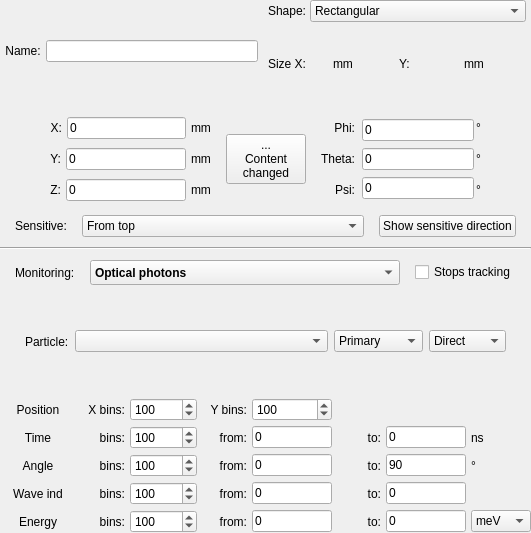
 <widget class="QWidget" name="AMonitorDelegateForm">
  <property name="geometry">
   <rect>
    <x>0</x>
    <y>0</y>
    <width>531</width>
    <height>533</height>
   </rect>
  </property>
  <property name="windowTitle">
   <string>Form</string>
  </property>
  <layout class="QVBoxLayout" name="verticalLayout_9">
   <property name="spacing">
    <number>5</number>
   </property>
   <property name="leftMargin">
    <number>0</number>
   </property>
   <property name="topMargin">
    <number>0</number>
   </property>
   <property name="rightMargin">
    <number>0</number>
   </property>
   <property name="bottomMargin">
    <number>0</number>
   </property>
   <item>
    <layout class="QHBoxLayout" name="horizontalLayout_11">
     <item>
      <layout class="QVBoxLayout" name="verticalLayout_2">
       <property name="leftMargin">
        <number>5</number>
       </property>
       <property name="rightMargin">
        <number>5</number>
       </property>
       <item>
        <layout class="QHBoxLayout" name="horizontalLayout_19">
         <item>
          <widget class="QLabel" name="label">
           <property name="sizePolicy">
            <sizepolicy hsizetype="Preferred" vsizetype="Minimum">
             <horstretch>0</horstretch>
             <verstretch>0</verstretch>
            </sizepolicy>
           </property>
           <property name="text">
            <string>Name:</string>
           </property>
           <property name="alignment">
            <set>Qt::AlignCenter</set>
           </property>
          </widget>
         </item>
         <item>
          <widget class="QLineEdit" name="leName">
           <property name="minimumSize">
            <size>
             <width>110</width>
             <height>0</height>
            </size>
           </property>
          </widget>
         </item>
        </layout>
       </item>
      </layout>
     </item>
     <item>
      <layout class="QVBoxLayout" name="verticalLayout_4">
       <property name="spacing">
        <number>3</number>
       </property>
       <property name="rightMargin">
        <number>5</number>
       </property>
       <item>
        <layout class="QHBoxLayout" name="horizontalLayout">
         <item>
          <widget class="QLabel" name="label_4">
           <property name="text">
            <string>Shape:</string>
           </property>
          </widget>
         </item>
         <item>
          <widget class="QComboBox" name="cobShape">
           <property name="sizePolicy">
            <sizepolicy hsizetype="MinimumExpanding" vsizetype="Fixed">
             <horstretch>0</horstretch>
             <verstretch>0</verstretch>
            </sizepolicy>
           </property>
           <property name="minimumSize">
            <size>
             <width>0</width>
             <height>22</height>
            </size>
           </property>
           <item>
            <property name="text">
             <string>Rectangular</string>
            </property>
           </item>
           <item>
            <property name="text">
             <string>Round</string>
            </property>
           </item>
          </widget>
         </item>
        </layout>
       </item>
       <item>
        <layout class="QHBoxLayout" name="laySize">
         <property name="spacing">
          <number>3</number>
         </property>
         <item>
          <widget class="QLabel" name="labSizeX">
           <property name="text">
            <string>Size X:</string>
           </property>
          </widget>
         </item>
         <item>
          <widget class="QLabel" name="label_6">
           <property name="text">
            <string>mm</string>
           </property>
          </widget>
         </item>
         <item>
          <widget class="QLabel" name="labSize2">
           <property name="text">
            <string>Y:</string>
           </property>
          </widget>
         </item>
         <item>
          <widget class="QLabel" name="labSize2mm">
           <property name="text">
            <string>mm</string>
           </property>
          </widget>
         </item>
        </layout>
       </item>
      </layout>
     </item>
    </layout>
   </item>
   <item>
    <layout class="QHBoxLayout" name="horizontalLayout_9">
     <property name="spacing">
      <number>15</number>
     </property>
     <property name="topMargin">
      <number>5</number>
     </property>
     <property name="bottomMargin">
      <number>5</number>
     </property>
     <item>
      <layout class="QVBoxLayout" name="verticalLayout">
       <property name="spacing">
        <number>1</number>
       </property>
       <property name="leftMargin">
        <number>50</number>
       </property>
       <item>
        <layout class="QHBoxLayout" name="horizontalLayout_5">
         <property name="spacing">
          <number>5</number>
         </property>
         <item>
          <widget class="QLabel" name="label_5">
           <property name="text">
            <string>X:</string>
           </property>
           <property name="alignment">
            <set>Qt::AlignRight|Qt::AlignTrailing|Qt::AlignVCenter</set>
           </property>
          </widget>
         </item>
         <item>
          <widget class="QLineEdit" name="ledX">
           <property name="text">
            <string>0</string>
           </property>
          </widget>
         </item>
         <item>
          <widget class="QLabel" name="label_7">
           <property name="text">
            <string>mm</string>
           </property>
           <property name="alignment">
            <set>Qt::AlignLeading|Qt::AlignLeft|Qt::AlignVCenter</set>
           </property>
          </widget>
         </item>
        </layout>
       </item>
       <item>
        <layout class="QHBoxLayout" name="horizontalLayout_6">
         <property name="spacing">
          <number>5</number>
         </property>
         <item>
          <widget class="QLabel" name="label_8">
           <property name="text">
            <string>Y:</string>
           </property>
           <property name="alignment">
            <set>Qt::AlignRight|Qt::AlignTrailing|Qt::AlignVCenter</set>
           </property>
          </widget>
         </item>
         <item>
          <widget class="QLineEdit" name="ledY">
           <property name="text">
            <string>0</string>
           </property>
          </widget>
         </item>
         <item>
          <widget class="QLabel" name="label_9">
           <property name="text">
            <string>mm</string>
           </property>
           <property name="alignment">
            <set>Qt::AlignLeading|Qt::AlignLeft|Qt::AlignVCenter</set>
           </property>
          </widget>
         </item>
        </layout>
       </item>
       <item>
        <layout class="QHBoxLayout" name="horizontalLayout_7">
         <property name="spacing">
          <number>5</number>
         </property>
         <item>
          <widget class="QLabel" name="label_10">
           <property name="text">
            <string>Z:</string>
           </property>
           <property name="alignment">
            <set>Qt::AlignRight|Qt::AlignTrailing|Qt::AlignVCenter</set>
           </property>
          </widget>
         </item>
         <item>
          <widget class="QLineEdit" name="ledZ">
           <property name="text">
            <string>0</string>
           </property>
          </widget>
         </item>
         <item>
          <widget class="QLabel" name="label_11">
           <property name="text">
            <string>mm</string>
           </property>
           <property name="alignment">
            <set>Qt::AlignLeading|Qt::AlignLeft|Qt::AlignVCenter</set>
           </property>
          </widget>
         </item>
        </layout>
       </item>
      </layout>
     </item>
     <item>
      <widget class="QPushButton" name="pbContentChanged">
       <property name="text">
        <string>...
Content
changed</string>
       </property>
      </widget>
     </item>
     <item>
      <layout class="QHBoxLayout" name="horizontalLayout_8">
       <property name="spacing">
        <number>2</number>
       </property>
       <property name="rightMargin">
        <number>50</number>
       </property>
       <item>
        <layout class="QVBoxLayout" name="verticalLayout_3">
         <property name="spacing">
          <number>1</number>
         </property>
         <property name="rightMargin">
          <number>5</number>
         </property>
         <item>
          <widget class="QLabel" name="label_12">
           <property name="text">
            <string>Phi:</string>
           </property>
           <property name="alignment">
            <set>Qt::AlignRight|Qt::AlignTrailing|Qt::AlignVCenter</set>
           </property>
          </widget>
         </item>
         <item>
          <widget class="QLabel" name="label_14">
           <property name="text">
            <string>Theta:</string>
           </property>
           <property name="alignment">
            <set>Qt::AlignRight|Qt::AlignTrailing|Qt::AlignVCenter</set>
           </property>
          </widget>
         </item>
         <item>
          <widget class="QLabel" name="label_16">
           <property name="text">
            <string>Psi:</string>
           </property>
           <property name="alignment">
            <set>Qt::AlignRight|Qt::AlignTrailing|Qt::AlignVCenter</set>
           </property>
          </widget>
         </item>
        </layout>
       </item>
       <item>
        <layout class="QVBoxLayout" name="verticalLayout_5">
         <property name="spacing">
          <number>1</number>
         </property>
         <item>
          <widget class="QLineEdit" name="ledPhi">
           <property name="text">
            <string>0</string>
           </property>
          </widget>
         </item>
         <item>
          <widget class="QLineEdit" name="ledTheta">
           <property name="text">
            <string>0</string>
           </property>
          </widget>
         </item>
         <item>
          <widget class="QLineEdit" name="ledPsi">
           <property name="text">
            <string>0</string>
           </property>
          </widget>
         </item>
        </layout>
       </item>
       <item>
        <layout class="QVBoxLayout" name="verticalLayout_6">
         <property name="spacing">
          <number>1</number>
         </property>
         <item>
          <widget class="QLabel" name="label_13">
           <property name="text">
            <string>°</string>
           </property>
          </widget>
         </item>
         <item>
          <widget class="QLabel" name="label_15">
           <property name="text">
            <string>°</string>
           </property>
          </widget>
         </item>
         <item>
          <widget class="QLabel" name="label_17">
           <property name="text">
            <string>°</string>
           </property>
          </widget>
         </item>
        </layout>
       </item>
      </layout>
     </item>
    </layout>
   </item>
   <item>
    <layout class="QHBoxLayout" name="horizontalLayout_18">
     <property name="spacing">
      <number>15</number>
     </property>
     <property name="leftMargin">
      <number>15</number>
     </property>
     <property name="rightMargin">
      <number>15</number>
     </property>
     <property name="bottomMargin">
      <number>5</number>
     </property>
     <item>
      <widget class="QLabel" name="label_3">
       <property name="text">
        <string>Sensitive:</string>
       </property>
      </widget>
     </item>
     <item>
      <widget class="QComboBox" name="cobSensitiveDirection">
       <property name="sizePolicy">
        <sizepolicy hsizetype="MinimumExpanding" vsizetype="Fixed">
         <horstretch>0</horstretch>
         <verstretch>0</verstretch>
        </sizepolicy>
       </property>
       <property name="minimumSize">
        <size>
         <width>0</width>
         <height>22</height>
        </size>
       </property>
       <property name="toolTip">
        <string>Can discriminate particles/photon entering the monitor from top and bottom faces.</string>
       </property>
       <item>
        <property name="text">
         <string>From top</string>
        </property>
       </item>
       <item>
        <property name="text">
         <string>From bottom</string>
        </property>
       </item>
       <item>
        <property name="text">
         <string>From top and bottom</string>
        </property>
       </item>
      </widget>
     </item>
     <item>
      <widget class="QPushButton" name="pbShowSensitiveDirection">
       <property name="toolTip">
        <string>Show sensitive face(s)</string>
       </property>
       <property name="text">
        <string>Show sensitive direction</string>
       </property>
      </widget>
     </item>
    </layout>
   </item>
   <item>
    <widget class="Line" name="line">
     <property name="orientation">
      <enum>Qt::Horizontal</enum>
     </property>
    </widget>
   </item>
   <item>
    <layout class="QHBoxLayout" name="horizontalLayout_10">
     <property name="spacing">
      <number>15</number>
     </property>
     <property name="leftMargin">
      <number>15</number>
     </property>
     <property name="topMargin">
      <number>5</number>
     </property>
     <property name="rightMargin">
      <number>15</number>
     </property>
     <item>
      <widget class="QLabel" name="label_18">
       <property name="text">
        <string>Monitoring:</string>
       </property>
      </widget>
     </item>
     <item>
      <widget class="QComboBox" name="cobMonitoring">
       <property name="sizePolicy">
        <sizepolicy hsizetype="MinimumExpanding" vsizetype="Fixed">
         <horstretch>0</horstretch>
         <verstretch>0</verstretch>
        </sizepolicy>
       </property>
       <property name="minimumSize">
        <size>
         <width>0</width>
         <height>25</height>
        </size>
       </property>
       <property name="font">
        <font>
         <weight>75</weight>
         <bold>true</bold>
        </font>
       </property>
       <item>
        <property name="text">
         <string>Optical photons</string>
        </property>
       </item>
       <item>
        <property name="text">
         <string>Particles</string>
        </property>
       </item>
      </widget>
     </item>
     <item>
      <widget class="QCheckBox" name="cbStopTracking">
       <property name="toolTip">
        <string>if checked, the photon/particle triggered the monitor is removed from tracking</string>
       </property>
       <property name="text">
        <string>Stops tracking</string>
       </property>
      </widget>
     </item>
    </layout>
   </item>
   <item>
    <widget class="QFrame" name="frParticle">
     <property name="frameShape">
      <enum>QFrame::NoFrame</enum>
     </property>
     <property name="frameShadow">
      <enum>QFrame::Raised</enum>
     </property>
     <layout class="QHBoxLayout" name="horizontalLayout_2">
      <property name="leftMargin">
       <number>25</number>
      </property>
      <property name="topMargin">
       <number>1</number>
      </property>
      <property name="rightMargin">
       <number>25</number>
      </property>
      <property name="bottomMargin">
       <number>1</number>
      </property>
      <item>
       <widget class="QLabel" name="label_2">
        <property name="text">
         <string>Particle:</string>
        </property>
       </widget>
      </item>
      <item>
       <widget class="QComboBox" name="cobParticle">
        <property name="sizePolicy">
         <sizepolicy hsizetype="MinimumExpanding" vsizetype="Fixed">
          <horstretch>0</horstretch>
          <verstretch>0</verstretch>
         </sizepolicy>
        </property>
        <property name="minimumSize">
         <size>
          <width>0</width>
          <height>22</height>
         </size>
        </property>
        <property name="font">
         <font>
          <weight>75</weight>
          <bold>true</bold>
         </font>
        </property>
       </widget>
      </item>
      <item>
       <widget class="QComboBox" name="cobPrimarySecondary">
        <property name="sizePolicy">
         <sizepolicy hsizetype="Preferred" vsizetype="Fixed">
          <horstretch>0</horstretch>
          <verstretch>0</verstretch>
         </sizepolicy>
        </property>
        <property name="minimumSize">
         <size>
          <width>0</width>
          <height>22</height>
         </size>
        </property>
        <property name="toolTip">
         <string/>
        </property>
        <item>
         <property name="text">
          <string>Primary</string>
         </property>
        </item>
        <item>
         <property name="text">
          <string>Secondary</string>
         </property>
        </item>
        <item>
         <property name="text">
          <string>Prim+Sec</string>
         </property>
        </item>
       </widget>
      </item>
      <item>
       <widget class="QComboBox" name="cobDirectIndirect">
        <property name="minimumSize">
         <size>
          <width>0</width>
          <height>22</height>
         </size>
        </property>
        <property name="toolTip">
         <string>Direct = particles which have no prior scattering (neutral) or energy deposition (charged)</string>
        </property>
        <item>
         <property name="text">
          <string>Direct</string>
         </property>
        </item>
        <item>
         <property name="text">
          <string>Indirect</string>
         </property>
        </item>
        <item>
         <property name="text">
          <string>Dir+Indir</string>
         </property>
        </item>
       </widget>
      </item>
     </layout>
    </widget>
   </item>
   <item>
    <layout class="QGridLayout" name="gridLayout">
     <item row="1" column="4">
      <widget class="QLabel" name="label_23">
       <property name="text">
        <string>from:</string>
       </property>
       <property name="alignment">
        <set>Qt::AlignRight|Qt::AlignTrailing|Qt::AlignVCenter</set>
       </property>
      </widget>
     </item>
     <item row="2" column="1">
      <widget class="QLabel" name="label_27">
       <property name="text">
        <string>Angle</string>
       </property>
       <property name="alignment">
        <set>Qt::AlignCenter</set>
       </property>
      </widget>
     </item>
     <item row="2" column="4">
      <widget class="QLabel" name="label_26">
       <property name="text">
        <string>from:</string>
       </property>
       <property name="alignment">
        <set>Qt::AlignRight|Qt::AlignTrailing|Qt::AlignVCenter</set>
       </property>
      </widget>
     </item>
     <item row="3" column="3">
      <widget class="QSpinBox" name="sbWaveBins">
       <property name="minimumSize">
        <size>
         <width>50</width>
         <height>0</height>
        </size>
       </property>
       <property name="minimum">
        <number>1</number>
       </property>
       <property name="maximum">
        <number>1000000</number>
       </property>
       <property name="value">
        <number>100</number>
       </property>
      </widget>
     </item>
     <item row="3" column="6">
      <widget class="QLabel" name="labWaveTo">
       <property name="text">
        <string>to:</string>
       </property>
       <property name="alignment">
        <set>Qt::AlignRight|Qt::AlignTrailing|Qt::AlignVCenter</set>
       </property>
      </widget>
     </item>
     <item row="0" column="5">
      <widget class="QSpinBox" name="sbYbins">
       <property name="minimumSize">
        <size>
         <width>50</width>
         <height>0</height>
        </size>
       </property>
       <property name="minimum">
        <number>1</number>
       </property>
       <property name="maximum">
        <number>1000000</number>
       </property>
       <property name="value">
        <number>100</number>
       </property>
      </widget>
     </item>
     <item row="3" column="7">
      <widget class="QLineEdit" name="ledWaveTo">
       <property name="minimumSize">
        <size>
         <width>0</width>
         <height>0</height>
        </size>
       </property>
       <property name="maximumSize">
        <size>
         <width>80</width>
         <height>16777215</height>
        </size>
       </property>
       <property name="toolTip">
        <string>Wave index to</string>
       </property>
       <property name="text">
        <string>0</string>
       </property>
      </widget>
     </item>
     <item row="4" column="1">
      <widget class="QLabel" name="labEnergy">
       <property name="text">
        <string>Energy</string>
       </property>
       <property name="alignment">
        <set>Qt::AlignCenter</set>
       </property>
      </widget>
     </item>
     <item row="3" column="1">
      <widget class="QLabel" name="labWave">
       <property name="text">
        <string>Wave ind</string>
       </property>
       <property name="alignment">
        <set>Qt::AlignCenter</set>
       </property>
      </widget>
     </item>
     <item row="4" column="5">
      <widget class="QLineEdit" name="ledEnergyFrom">
       <property name="minimumSize">
        <size>
         <width>0</width>
         <height>0</height>
        </size>
       </property>
       <property name="maximumSize">
        <size>
         <width>80</width>
         <height>16777215</height>
        </size>
       </property>
       <property name="toolTip">
        <string/>
       </property>
       <property name="text">
        <string>0</string>
       </property>
      </widget>
     </item>
     <item row="1" column="2">
      <widget class="QLabel" name="label_22">
       <property name="text">
        <string>bins:</string>
       </property>
       <property name="alignment">
        <set>Qt::AlignRight|Qt::AlignTrailing|Qt::AlignVCenter</set>
       </property>
      </widget>
     </item>
     <item row="0" column="3">
      <widget class="QSpinBox" name="sbXbins">
       <property name="minimumSize">
        <size>
         <width>50</width>
         <height>0</height>
        </size>
       </property>
       <property name="minimum">
        <number>1</number>
       </property>
       <property name="maximum">
        <number>1000000</number>
       </property>
       <property name="value">
        <number>100</number>
       </property>
      </widget>
     </item>
     <item row="2" column="5">
      <widget class="QLineEdit" name="ledAngleFrom">
       <property name="minimumSize">
        <size>
         <width>0</width>
         <height>0</height>
        </size>
       </property>
       <property name="maximumSize">
        <size>
         <width>80</width>
         <height>16777215</height>
        </size>
       </property>
       <property name="toolTip">
        <string>in degrees</string>
       </property>
       <property name="text">
        <string>0</string>
       </property>
      </widget>
     </item>
     <item row="4" column="2">
      <widget class="QLabel" name="labEnergyBins">
       <property name="text">
        <string>bins:</string>
       </property>
       <property name="alignment">
        <set>Qt::AlignRight|Qt::AlignTrailing|Qt::AlignVCenter</set>
       </property>
      </widget>
     </item>
     <item row="1" column="1">
      <widget class="QLabel" name="label_21">
       <property name="text">
        <string>Time</string>
       </property>
       <property name="alignment">
        <set>Qt::AlignCenter</set>
       </property>
      </widget>
     </item>
     <item row="0" column="2">
      <widget class="QLabel" name="label_37">
       <property name="text">
        <string>X bins:</string>
       </property>
       <property name="alignment">
        <set>Qt::AlignRight|Qt::AlignTrailing|Qt::AlignVCenter</set>
       </property>
      </widget>
     </item>
     <item row="3" column="2">
      <widget class="QLabel" name="labWaveBins">
       <property name="text">
        <string>bins:</string>
       </property>
       <property name="alignment">
        <set>Qt::AlignRight|Qt::AlignTrailing|Qt::AlignVCenter</set>
       </property>
      </widget>
     </item>
     <item row="4" column="3">
      <widget class="QSpinBox" name="sbEnergyBins">
       <property name="minimumSize">
        <size>
         <width>50</width>
         <height>0</height>
        </size>
       </property>
       <property name="minimum">
        <number>1</number>
       </property>
       <property name="maximum">
        <number>1000000</number>
       </property>
       <property name="value">
        <number>100</number>
       </property>
      </widget>
     </item>
     <item row="1" column="5">
      <widget class="QLineEdit" name="ledTimeFrom">
       <property name="sizePolicy">
        <sizepolicy hsizetype="Preferred" vsizetype="Fixed">
         <horstretch>0</horstretch>
         <verstretch>0</verstretch>
        </sizepolicy>
       </property>
       <property name="minimumSize">
        <size>
         <width>0</width>
         <height>0</height>
        </size>
       </property>
       <property name="maximumSize">
        <size>
         <width>80</width>
         <height>16777215</height>
        </size>
       </property>
       <property name="toolTip">
        <string>in ns</string>
       </property>
       <property name="text">
        <string>0</string>
       </property>
      </widget>
     </item>
     <item row="2" column="6">
      <widget class="QLabel" name="label_25">
       <property name="text">
        <string>to:</string>
       </property>
       <property name="alignment">
        <set>Qt::AlignRight|Qt::AlignTrailing|Qt::AlignVCenter</set>
       </property>
      </widget>
     </item>
     <item row="1" column="7">
      <widget class="QLineEdit" name="ledTimeTo">
       <property name="minimumSize">
        <size>
         <width>0</width>
         <height>0</height>
        </size>
       </property>
       <property name="maximumSize">
        <size>
         <width>80</width>
         <height>16777215</height>
        </size>
       </property>
       <property name="toolTip">
        <string>in ns</string>
       </property>
       <property name="text">
        <string>0</string>
       </property>
      </widget>
     </item>
     <item row="4" column="6">
      <widget class="QLabel" name="labEnergyTo">
       <property name="text">
        <string>to:</string>
       </property>
       <property name="alignment">
        <set>Qt::AlignRight|Qt::AlignTrailing|Qt::AlignVCenter</set>
       </property>
      </widget>
     </item>
     <item row="4" column="4">
      <widget class="QLabel" name="labEnergyFrom">
       <property name="text">
        <string>from:</string>
       </property>
       <property name="alignment">
        <set>Qt::AlignRight|Qt::AlignTrailing|Qt::AlignVCenter</set>
       </property>
      </widget>
     </item>
     <item row="1" column="6">
      <widget class="QLabel" name="label_24">
       <property name="text">
        <string>to:</string>
       </property>
       <property name="alignment">
        <set>Qt::AlignRight|Qt::AlignTrailing|Qt::AlignVCenter</set>
       </property>
      </widget>
     </item>
     <item row="4" column="7">
      <widget class="QLineEdit" name="ledEnergyTo">
       <property name="minimumSize">
        <size>
         <width>0</width>
         <height>0</height>
        </size>
       </property>
       <property name="maximumSize">
        <size>
         <width>80</width>
         <height>16777215</height>
        </size>
       </property>
       <property name="toolTip">
        <string/>
       </property>
       <property name="text">
        <string>0</string>
       </property>
      </widget>
     </item>
     <item row="0" column="1">
      <widget class="QLabel" name="label_19">
       <property name="text">
        <string>     Position     </string>
       </property>
       <property name="alignment">
        <set>Qt::AlignCenter</set>
       </property>
      </widget>
     </item>
     <item row="0" column="4">
      <widget class="QLabel" name="label_20">
       <property name="text">
        <string>Y bins:</string>
       </property>
       <property name="alignment">
        <set>Qt::AlignRight|Qt::AlignTrailing|Qt::AlignVCenter</set>
       </property>
      </widget>
     </item>
     <item row="2" column="2">
      <widget class="QLabel" name="label_28">
       <property name="text">
        <string>bins:</string>
       </property>
       <property name="alignment">
        <set>Qt::AlignRight|Qt::AlignTrailing|Qt::AlignVCenter</set>
       </property>
      </widget>
     </item>
     <item row="2" column="3">
      <widget class="QSpinBox" name="sbAngleBins">
       <property name="minimumSize">
        <size>
         <width>50</width>
         <height>0</height>
        </size>
       </property>
       <property name="minimum">
        <number>1</number>
       </property>
       <property name="maximum">
        <number>1000000</number>
       </property>
       <property name="value">
        <number>100</number>
       </property>
      </widget>
     </item>
     <item row="1" column="3">
      <widget class="QSpinBox" name="sbTimeBins">
       <property name="minimumSize">
        <size>
         <width>50</width>
         <height>0</height>
        </size>
       </property>
       <property name="minimum">
        <number>1</number>
       </property>
       <property name="maximum">
        <number>10000000</number>
       </property>
       <property name="value">
        <number>100</number>
       </property>
      </widget>
     </item>
     <item row="3" column="4">
      <widget class="QLabel" name="labWaveFrom">
       <property name="text">
        <string>from:</string>
       </property>
       <property name="alignment">
        <set>Qt::AlignRight|Qt::AlignTrailing|Qt::AlignVCenter</set>
       </property>
      </widget>
     </item>
     <item row="3" column="5">
      <widget class="QLineEdit" name="ledWaveFrom">
       <property name="minimumSize">
        <size>
         <width>0</width>
         <height>0</height>
        </size>
       </property>
       <property name="maximumSize">
        <size>
         <width>80</width>
         <height>16777215</height>
        </size>
       </property>
       <property name="toolTip">
        <string>Wave index from</string>
       </property>
       <property name="text">
        <string>0</string>
       </property>
      </widget>
     </item>
     <item row="2" column="7">
      <widget class="QLineEdit" name="ledAngleTo">
       <property name="minimumSize">
        <size>
         <width>0</width>
         <height>0</height>
        </size>
       </property>
       <property name="maximumSize">
        <size>
         <width>80</width>
         <height>16777215</height>
        </size>
       </property>
       <property name="toolTip">
        <string>in degrees</string>
       </property>
       <property name="text">
        <string>90</string>
       </property>
      </widget>
     </item>
     <item row="1" column="8">
      <widget class="QLabel" name="label_29">
       <property name="sizePolicy">
        <sizepolicy hsizetype="Fixed" vsizetype="Preferred">
         <horstretch>0</horstretch>
         <verstretch>0</verstretch>
        </sizepolicy>
       </property>
       <property name="minimumSize">
        <size>
         <width>0</width>
         <height>0</height>
        </size>
       </property>
       <property name="text">
        <string>ns</string>
       </property>
      </widget>
     </item>
     <item row="2" column="8">
      <widget class="QLabel" name="label_30">
       <property name="sizePolicy">
        <sizepolicy hsizetype="Fixed" vsizetype="Preferred">
         <horstretch>0</horstretch>
         <verstretch>0</verstretch>
        </sizepolicy>
       </property>
       <property name="minimumSize">
        <size>
         <width>0</width>
         <height>0</height>
        </size>
       </property>
       <property name="text">
        <string>°</string>
       </property>
      </widget>
     </item>
     <item row="3" column="8">
      <widget class="QLabel" name="labWaveUnits">
       <property name="sizePolicy">
        <sizepolicy hsizetype="Fixed" vsizetype="Preferred">
         <horstretch>0</horstretch>
         <verstretch>0</verstretch>
        </sizepolicy>
       </property>
       <property name="minimumSize">
        <size>
         <width>0</width>
         <height>0</height>
        </size>
       </property>
       <property name="text">
        <string/>
       </property>
      </widget>
     </item>
     <item row="4" column="8">
      <widget class="QComboBox" name="cobEnergyUnits">
       <property name="sizePolicy">
        <sizepolicy hsizetype="Fixed" vsizetype="Fixed">
         <horstretch>0</horstretch>
         <verstretch>0</verstretch>
        </sizepolicy>
       </property>
       <property name="minimumSize">
        <size>
         <width>60</width>
         <height>0</height>
        </size>
       </property>
       <item>
        <property name="text">
         <string>meV</string>
        </property>
       </item>
       <item>
        <property name="text">
         <string>eV</string>
        </property>
       </item>
       <item>
        <property name="text">
         <string>keV</string>
        </property>
       </item>
       <item>
        <property name="text">
         <string>MeV</string>
        </property>
       </item>
      </widget>
     </item>
    </layout>
   </item>
  </layout>
 </widget>
